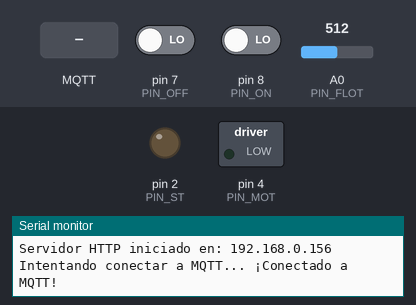
Bench run of a sketch on a simulated Arduino Uno, built with avr-gcc and run on an emulated ATmega328P. Shown: switched loads named in the sketch (green lamp = pin HIGH), output pins drawn as LEDs (lit = HIGH), the last lines printed to the serial monitor. Dashed ring = blinking. Inputs (shaded band) come from the test bench; at power-on: pin 8 (PIN_ON) LOW, pin 7 (PIN_OFF) LOW, A0 (PIN_FLOT) = 512. WiFi joins after 1.5 s; servers stay silent unless stated; no MQTT or app messages arrive unless stated.

Above: at 1.3 s.
1.4 s: pin 8 (PIN_ON) driven HIGH
At 2.8 s:
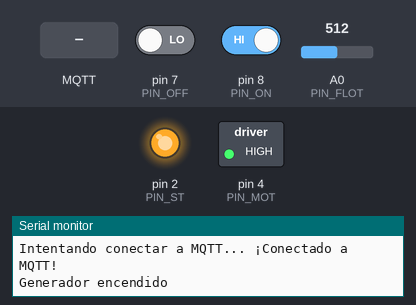
7.8 s: pin 7 (PIN_OFF) driven HIGH
At 9.2 s:
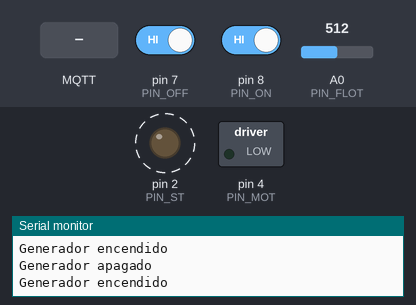
9.6 s: MQTT message "1" arrives on the first subscribed topic
22.5 s: MQTT message "0" arrives on the first subscribed topic
24.0 s: pin 7 (PIN_OFF) driven LOW
At 30.4 s:
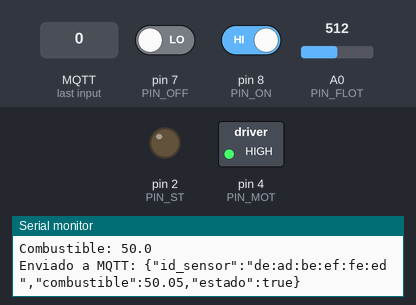
Timing chart, 0 to 31.9 s (numbered marks = the images above; inputs shaded):
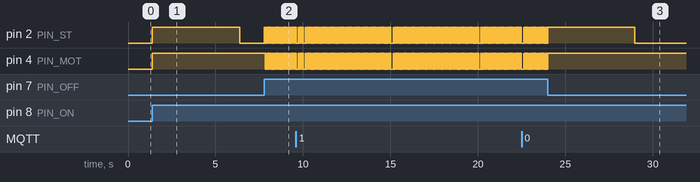

The sketch:

Proyecto.ino
```cpp
#include <ArduinoJson.h>
#include <SPI.h>
#include <Ethernet.h>
#include <PubSubClient.h>

// Flotador
#define PIN_FLOT A0
float combustible = 0;
unsigned long last_read = 0;

// Generador
#define PIN_ON 8
#define PIN_OFF 7
#define PIN_MOT 4
#define PIN_ST 2
unsigned long tiempo = 0, tx = 0;
const unsigned long TST = 5000;
bool generadorEncendido = false, partidaActiva = false;

// LAN
byte mac[] = { 0xDE, 0xAD, 0xBE, 0xEF, 0xFE, 0xED };
IPAddress ip(192, 168, 0, 156);
IPAddress mqtt_server(192, 168, 0, 112);
EthernetServer server(80);
EthernetClient ethClient;
PubSubClient client(ethClient);
char contenido[100] = "";
char state[10] = "Apagado";

void callback(char* topic, byte* payload, unsigned int length) {
    Serial.print("Mensaje recibido en el tópico: ");
    Serial.println(topic);

    // Convertir el payload a String
    String message = "";
    for (unsigned int i = 0; i < length; i++) {
        message += (char)payload[i];
    }
    Serial.println("Mensaje: " + message);

    // Analizar JSON
    StaticJsonDocument<200> jsonDoc;
    DeserializationError error = deserializeJson(jsonDoc, message);

    if (error) {
        Serial.println("Error al parsear JSON");
        return;
    }

    // Obtener los valores del JSON
    const char* id_sensor = jsonDoc["id_sensor"];
    int estado = jsonDoc["estado"];

    Serial.print("ID Sensor: "); Serial.println(id_sensor);
    Serial.print("Estado: "); Serial.println(estado);

    // Encender o apagar el generador según el estado recibido
    if (estado == 1) {
        iniciarGenerador();
    } else if (estado == 0) {
        apagarGenerador();
    }
}

void reconnect() {
    while (!client.connected()) {
        Serial.print("Intentando conectar a MQTT...");
        if (client.connect("ArduinoEthernetClient")) {
            Serial.println(" ¡Conectado a MQTT!");
            client.subscribe("generador/control");  // Suscribirse al tópico de control
        } else {
            Serial.print("Error, rc=");
            Serial.println(client.state());
            Serial.println("Reintentando en 5 segundos...");
            delay(5000);
        }
    }
}

void setup() {
  pinMode(PIN_FLOT, INPUT);
  analogReference(INTERNAL);
  pinMode(PIN_ON, INPUT);
  pinMode(PIN_OFF, INPUT);
  pinMode(PIN_ST, OUTPUT);
  pinMode(PIN_MOT, OUTPUT);
  digitalWrite(PIN_ST, LOW);
  digitalWrite(PIN_MOT, LOW);

  Serial.begin(9600);
  Ethernet.begin(mac, ip);
  if (Ethernet.hardwareStatus() == EthernetNoHardware) {
    Serial.println(F("Ethernet shield no presente :("));
    while (true) {}
  }
  if (Ethernet.linkStatus() == LinkOFF) {
    Serial.println(F("Cable Ethernet desconectado o defectuoso."));
  }
  server.begin();
  Serial.println(F("Servidor iniciado, esperando conexiones..."));
  Serial.print("Servidor HTTP iniciado en: ");
  Serial.println(Ethernet.localIP());

      // Configurar MQTT
  client.setServer(mqtt_server, 1883);
  client.setCallback(callback);

    // Intentar conectar a MQTT
  reconnect();
}

void loop() {
  tiempo = millis();

  if (!client.connected()) {
        reconnect();
  }
  client.loop();

  if (millis() - last_read > 5000) {
    int binflot = analogRead(PIN_FLOT);
    combustible = 100.0 * binflot / 1023;
    last_read = millis();
    Serial.print(F("Combustible: ")); Serial.println(combustible, 1);
    enviarCombustibleMQTT();
  }
  //delay(100);
  //solicitudUpdate();

  if (digitalRead(PIN_ON) == HIGH && !generadorEncendido) {
    iniciarGenerador();
  }

  if (partidaActiva && (tiempo - tx >= TST)) {
    partidaActiva = false;
    digitalWrite(PIN_ST, LOW);
    Serial.println(F("Motor de partida apagado"));
  }

  if (digitalRead(PIN_OFF) == HIGH) {
    apagarGenerador();
  }
}

void iniciarGenerador() {
  generadorEncendido = true;
  partidaActiva = true;
  tx = tiempo;
  strcpy(state, "Encendido");
  digitalWrite(PIN_ST, HIGH);
  digitalWrite(PIN_MOT, HIGH);
  Serial.println(F("Generador encendido"));
}

void apagarGenerador() {
  generadorEncendido = false;
  partidaActiva = false;
  strcpy(state, "Apagado");
  digitalWrite(PIN_ST, LOW);
  digitalWrite(PIN_MOT, LOW);
  Serial.println(F("Generador apagado"));
}

void enviarCombustibleMQTT() {
    StaticJsonDocument<200> jsonDoc;
    String macStr = "";
    for (int i = 0; i < 6; i++) {
        macStr += String(mac[i], HEX);
        if (i < 5) macStr += ":";
    }

    char combustibleStr[10];
    dtostrf(combustible, 6, 2, combustibleStr);  // (valor, ancho mínimo, decimales, destino)

    jsonDoc["id_sensor"] = macStr;
    jsonDoc["combustible"] = atof(combustibleStr);  // Convertir string a float con 2 decimales
    jsonDoc["estado"] = generadorEncendido;

    char buffer[256];
    serializeJson(jsonDoc, buffer);
    client.publish("generador/combustible", buffer);

    Serial.print("Enviado a MQTT: ");
    Serial.println(buffer);
}
```

Measured:
- after the input at 1.4 s, pin 2 (PIN_ST): LOW → HIGH at once, → LOW 5.0 s later; pin 4 (PIN_MOT): LOW → HIGH at once
- after the input at 7.8 s, pin 2 (PIN_ST): alternates HIGH for 0.02 s and LOW for 0.02 s, starting at once; pin 4 (PIN_MOT): alternates HIGH for 0.02 s and LOW for 0.02 s, starting after 0.06 s
- after the input at 24.0 s, pin 4 (PIN_MOT): stops changing and stays HIGH
